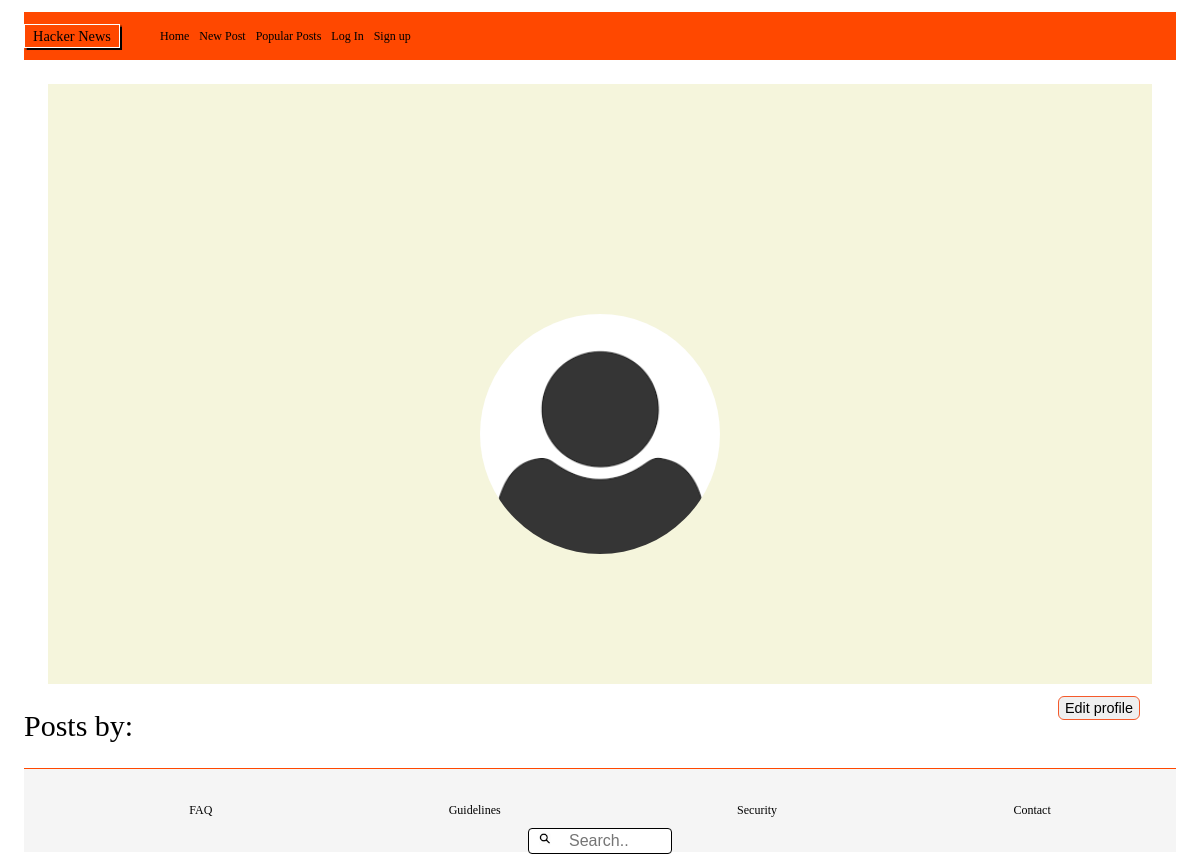
Before: /profile.php?username=lovedove with the older database file.
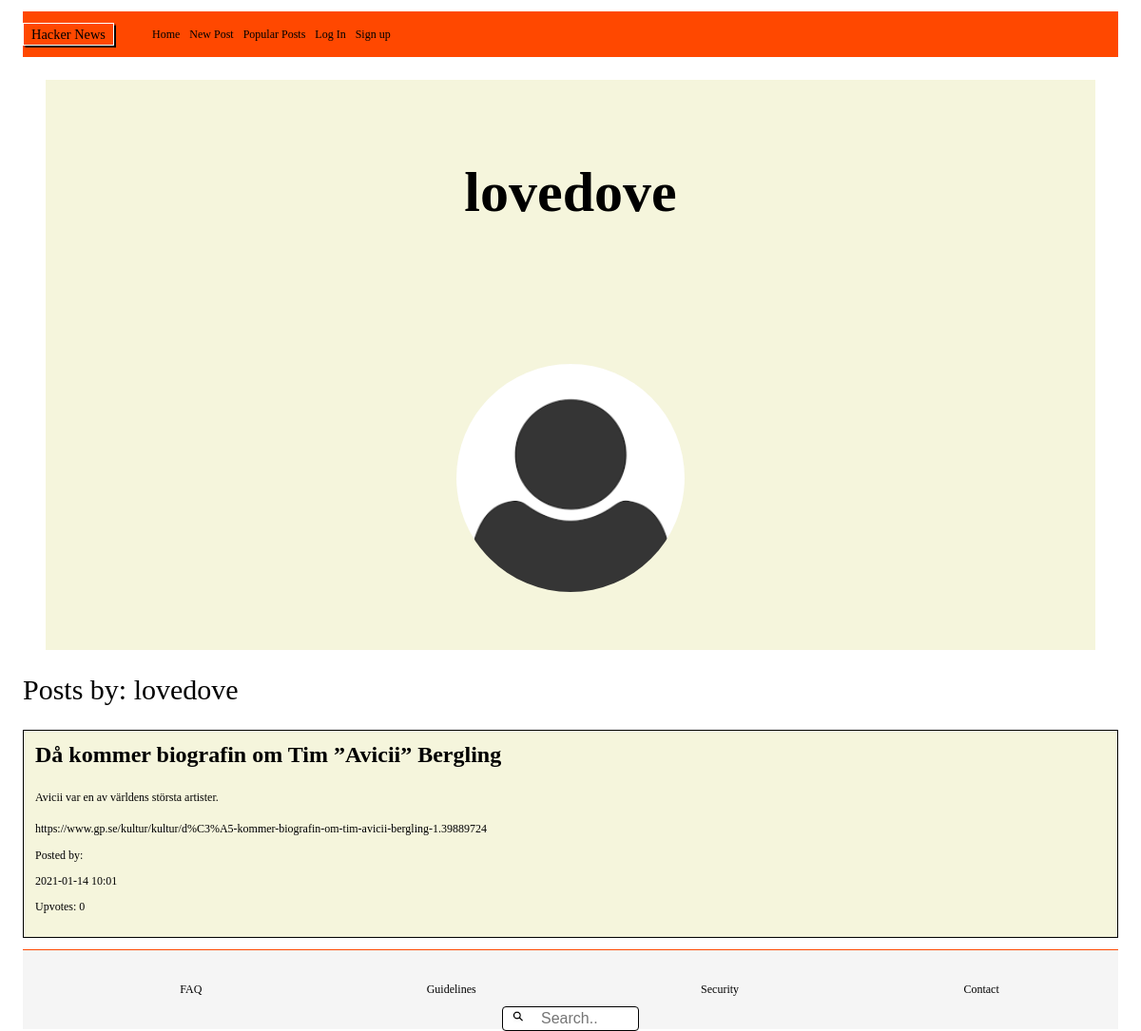
After: the same page with the newer database file.
### tables this page shows
CREATE TABLE Users (
	"id" integer PRIMARY KEY AUTOINCREMENT,
	username varchar,
	first_name string,
	last_name string,
	email varchar,
	password varchar,
	avatar varchar,
	biography string
);

CREATE TABLE Posts (
	id integer PRIMARY KEY AUTOINCREMENT,
	title string,
	description string,
	post_url varchar,
	post_date datetime,
	user_id varchar,
	user_username varchar
);

### web/functions/userFunction.php (called while the page is built, shortened)
<?php
function fetchUser($pdo, $username)
{
    $database = ("SELECT id, username, email, password, avatar, biography FROM Users WHERE username = :username");
    $statement = $pdo->prepare($database);
    $statement->BindParam(':username', $username, PDO::PARAM_STR);
    $statement->execute();
    $userProfile = $statement->fetch(PDO::FETCH_ASSOC);
    return $userProfile;
}

### web/functions/postsFunction.php (called while the page is built, shortened)
<?php
function getUserPosts($pdo, $profileId)
{
    $database = ("SELECT Posts.id, title, description, post_url, post_date, user_id FROM Posts
INNER JOIN Users
ON Posts.user_id = Users.id
WHERE Users.id = :id
ORDER BY Posts.id DESC");
    $statement = $pdo->prepare($database);
    $statement->BindParam(':id', $profileId, PDO::PARAM_INT);
    $statement->execute();
    $userPosts = $statement->fetchAll(PDO::FETCH_ASSOC);
    return $userPosts;
}

### web/functions/upvoteFunctions.php (called while the page is built, shortened)
<?php
function countUpvotes($pdo, $postId)
{
    $database = ('SELECT COUNT(*) FROM Likes WHERE post_id = :postId');
    $statement = $pdo->prepare($database);
    $statement->bindParam(':postId', $postId, PDO::PARAM_INT);
    $statement->execute();
    $upvotes = $statement->fetch(PDO::FETCH_ASSOC);
    return $upvotes['COUNT(*)'];
}

### profile.php (the view, shortened to what this page needs)
<?php require __DIR__ . '/homepage/header.php'; ?>
<?php require __DIR__ . '/homepage/navbar.php'; ?>
<?php if (isset($_GET['username'])) {
    $username = filter_var($_GET['username'], FILTER_SANITIZE_STRING);
    $userProfile = fetchUser($pdo, $username);
    $profileId = $userProfile['id'];
    $userPosts = getUserPosts($pdo, $profileId);
} ?>
<article class="profile_container">
    <div class="profile_page">
        <div class="profile_image">
            <h1 class="profile_username"><?php echo $userProfile['username']; ?> </h1>
            <img class="p_image" src="<?php echo ($userProfile['avatar'] !== null) ? "/uploads/avatars/" . $userProfile['avatar'] : '/assets/profile_image_placeholder.png'; ?>" alt="Avatar image">
        </div>
    </div>
    <?php if ($profileId === $_SESSION['user']['id']) : ?>
        <a href="settings.php?username=<?php echo $_SESSION['user']['username']; ?> "><button class="edit_profile">Edit profile</button> </a>
    <?php endif; ?>
</article>
<section>
    <h2 class="user_post_title"> Posts by: <?php echo $userProfile['username']; ?> </h2>
    <?php if (is_array($userPosts)) {
        foreach ($userPosts as $userPost) :  ?>
            <?php $countUpvotes = countUpvotes($pdo, $userPost['id']); ?>
            <div class="posts_container">
                <div class="user_posts">
                    <h3 class="post_title"> <?php echo $userPost['title']; ?> </h3>
                    <p> <?php echo $userPost['description']; ?> </p>
                    <a href="<?php echo $userPost['post_url'] ?> "> <?php echo $userPost['post_url']; ?> </a>
                    <p> Posted by: <?php echo $_SESSION['user']['username']; ?> </p>
                    <p> <?php echo $userPost['post_date']; ?> </p>
                    <p> Upvotes: <?php echo $countUpvotes ?></p>
                </div>
            </div>
    <?php endforeach;
    } ?>
</section>
<?php require __DIR__ . '/homepage/footer.php'; ?>

### homepage/header.php (shortened to what this page needs)
<!DOCTYPE html>
<html lang="en">
<head>
    <link rel="stylesheet" href="/CSS Assests/index.css">
    <link rel="stylesheet" href="/CSS Assests/navBar.css">
    <link rel="stylesheet" href="/CSS Assests/footer.css">
    <link rel="stylesheet" href="/css assests/profile.css">
    <link rel="stylesheet" href="/css assests/settings.css">
    <link rel="stylesheet" href="/css assests/signUp.css">
    <link rel="stylesheet" href="/css assests/postCreator.css">
    <link rel="stylesheet" href="/css assests/loginPage.css">
    <link rel="stylesheet" href="/css assests/comments.css">
</head>

### homepage/navbar.php
<body>
    <div class="top_nav">
        <p class="page_title">Hacker News</p>
        <ul class="nav_bar">
            <li>
                <a <?php echo $_SERVER['SCRIPT_NAME'] === '/index.php' ? 'active' : ''; ?>" href="/index.php">Home</a>
            </li>
            <li>
                <a href="/postCreator.php"> New Post </a>
            </li>
            <li>
                <a <?php echo $_SERVER['SCRIPT_NAME'] === '/popularPosts.php' ? 'active' : ''; ?>" href="/popularPosts.php">Popular Posts</a>
            </li>
            <?php if (isset($_SESSION['user'])) : ?>
                <?php $user = $_SESSION['user'] ?>
                <li class="user_container">
                    <a style="color: blue;" href="/profile.php?username=<?php echo $_SESSION['user']['username']; ?>"> <?php echo $user['username']; ?> </a>
                    <img class="navbar_avatar" src="<?php echo ($user['avatar'] !== null) ? "/uploads/avatars/" . $user['avatar'] : 'assets/profile_image_placeholder.png'; ?>" id="avatar-image" alt="Avatar image">
                </li>
                <?php if (isset($_SESSION['user'])) : ?>
                    <li>
                        <a href="web/user/logout.php">Log Out</a>
                    </li>
                <?php endif; ?>
            <?php else : ?>
                <li>
                    <a href="loginPage.php">Log In</a>
                </li>
                <li>
                    <a href="signUp.php">Sign up</a>
                </li>
            <?php endif; ?>
        </ul>
    </div>

### homepage/footer.php
<footer class="endOfPage">
    <div class="footerListContainer">
        <ul class="footerList">
            <li> FAQ </li>
            <li> Guidelines </li>
            <li> Security </li>
            <li> Contact </li>
        </ul>
    </div>
    <div class="searchBar">
        <form class="searchBarMain">
            <input type="text" name="search" placeholder="Search..">
        </form>
    </div>
</footer>
</body>
</html>

### css assests/index.css (style rules this page uses)
* { box-sizing: border-box; font-size: 12px; }
body { height: 100vh; margin: 0; padding-top: 1rem; padding-left: 2rem; padding-right: 2rem; }

### css assests/navBar.css (style rules this page uses)
.top_nav { display: flex; align-items: center; flex-direction: row; width: 100%; background-color: rgb(255, 72, 0); height: 4rem; }
ul { display: flex; align-items: center; justify-content: space-between; gap: 10px; list-style: none; }
.page_title { display: flex; justify-content: center; align-items: center; font-size: 1.2rem; border: solid 1px white; box-shadow: 1px 1px 1px 0.5px black; height: 2rem; width: 8rem; }
a { text-decoration: none; color: black; }

### css assests/footer.css (style rules this page uses)
.endOfPage { height: 7rem; width: 100%; background-color: whitesmoke; border-top: 1px solid rgb(255, 72, 0); display: flex; align-items: center; justify-content: center; padding: 1rem; }
.searchBarMain input { width: 12rem; height: 1rem; box-sizing: border-box; border: 1px solid black; border-radius: 4px; font-size: 16px; background-color: white; background-image: url("/Assets/search-icon-png-5.png"); background-size: 1rem 1rem; background-position: 0.8rem 0.3rem; background-repeat: no-repeat; padding: 12px 20px 12px 40px; margin-top: 4rem; }
.searchBar { width: 77.5rem; height: 5rem; position: absolute; display: flex; justify-content: center; }
.footerListContainer { height: 100%; width: 100%; display: flex; justify-content: center; margin-top: 0.1rem; }
.footerList { width: 100%; display: flex; justify-content: space-around; flex-direction: row; }

### css assests/profile.css (style rules this page uses)
.profile_container { background: beige; margin: 2rem; }
.profile_page { display: flex; justify-content: center; }
.profile_username { font-size: 5rem; margin-top: 2rem; display: flex; justify-content: center; }
.profile_image { background-color: beige; width: 100vh; height: 60vh; display: flex; flex-direction: column; align-items: center; margin: 5rem; }
.p_image { width: 20rem; height: 20rem; border-radius: 20rem; margin-top: 5rem; }
.user_posts { font-size: 1.6rem; width: 100%; }
.user_post_title { font-size: 2.5rem; font-weight: 100; }
.post_title { font-size: 2rem; margin: 0; margin-bottom: 1em; }
.posts_container { display: flex; border: solid 1px black; margin-top: 0.2rem; padding: 1rem; margin-bottom: 1rem; background-color: beige; }
.edit_profile { font-size: 1.2rem; float: right; height: 2rem; border: solid 1px rgb(245, 90, 43); border-radius: 0.5rem; margin: 1rem; }

Changed rows visible on the page:
added users: username "lovedove"
added posts: title "Då kommer biografin om Tim ”Avicii” Bergling", description "Avicii var en av världens största artister.", post_url "https://www.gp.se/kultur/kultur/d%C3%A5-kommer-biografin-om-tim-avicii-bergling-1.39889724", post_date "2021-01-14 10:01", countUpvotes "0"
Other visible differences:
text no longer shown: "Edit profile"
